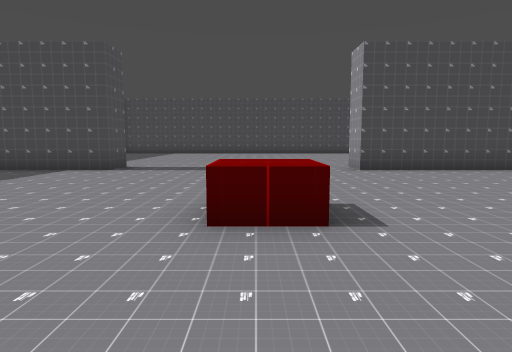
view 1 (above)

12 first-person views from a walk through a level from a Godot 3-D game. The camera is 1.4 m above the floor, tilts 6° down and sees 75° across. The floor is counted in squares, 2 m on a side. Each view is taken from the middle of a square. On the plan, view 1 faces up. The plan holds only what a view shows up to about 10 squares ahead; the rest is blank. Characters and animated objects are not drawn.

view 2
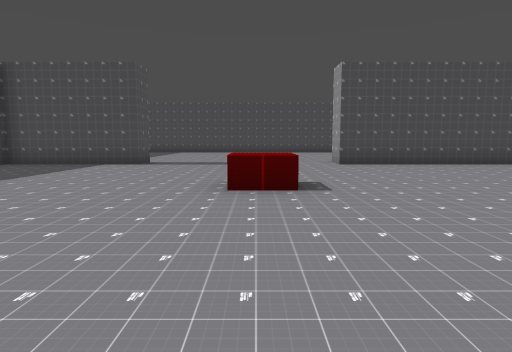

view 3
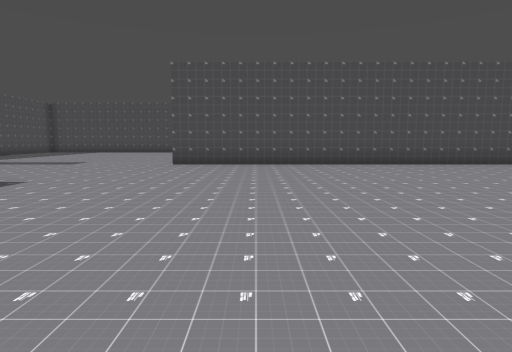

view 4
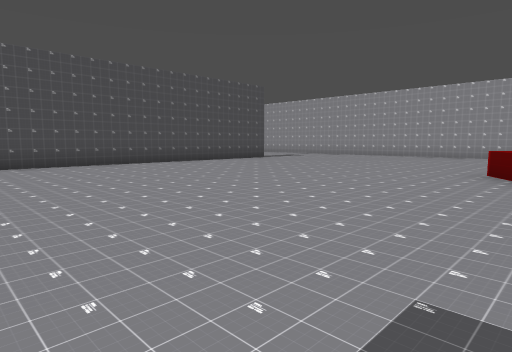

view 5
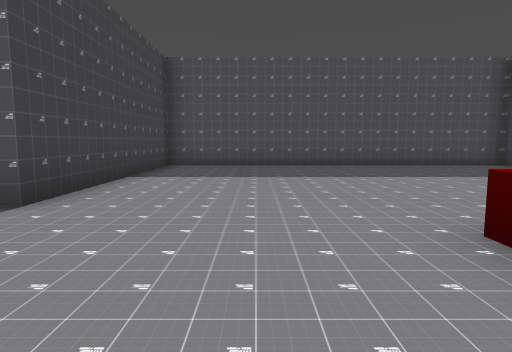

view 6
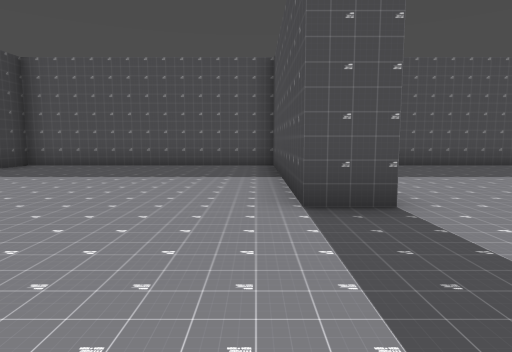

view 7
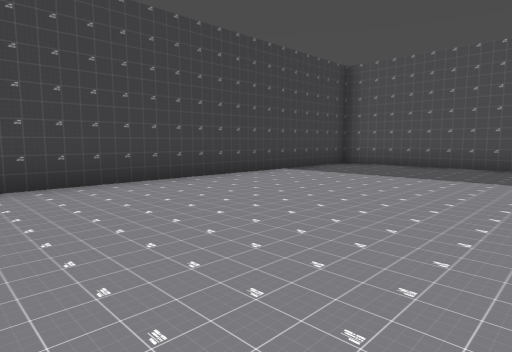

view 8
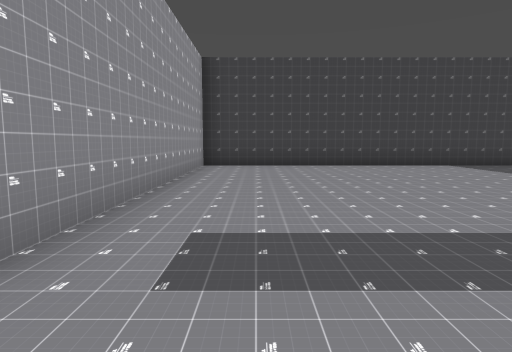

view 9
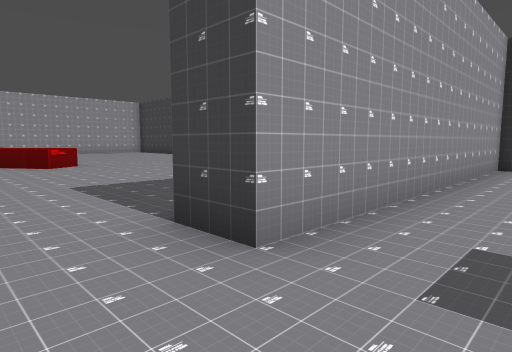

view 10
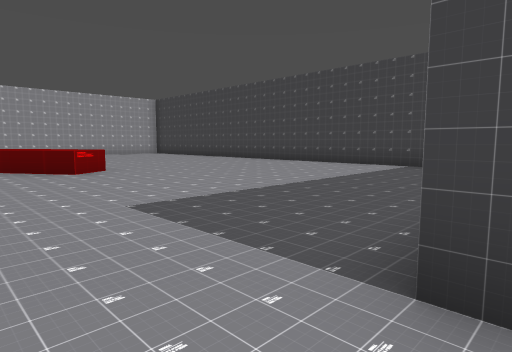

view 11
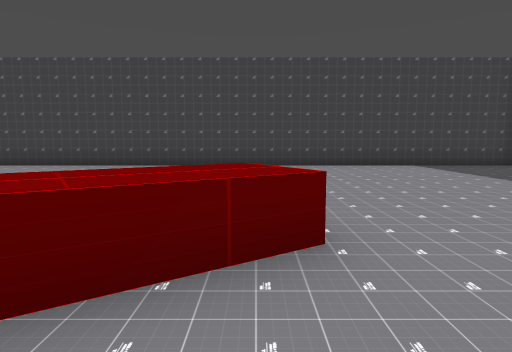

view 12
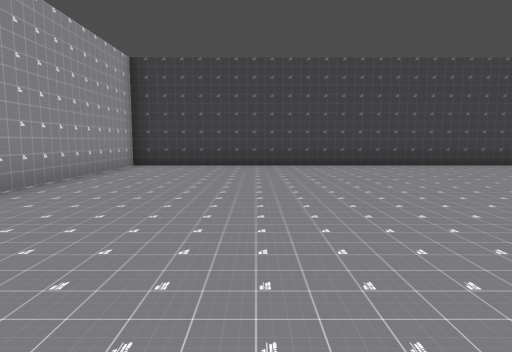

### Floor plan
Points are (right, up) in squares from view 1. A wall is a line through its corners. A room is listed if a view was taken in it or the views show most of it. See-through windows are left out.
Room 1 (views 1, 2, 3, 4, 5, 6, 7, 8, 9, 10, 11, 12)
walls: (12.8, 8) (2.5, 8) (2.5, 9); (-3.5, 9) (-3.5, 8) (-7.5, 8) (-7.5, -1.5) (-1.5, -1.5) (-1.5, -2.5) (-7.5, -2.5) (-7.5, -9.5) (2.5, -9.5) (2.5, -1.5) (3.5, -1.5); (3.6, -9.5) (20.5, -9.5) (20.5, -4.5)
low walls: (0.6, 2.7) (-0.5, 2.7); (12.3, -1) (13, -0.6); (11.1, -3.1) (10.5, -2.2) (12.1, -1.2)

Positions as (right, up) in squares from view 1, and headings:
1: (0, 0), facing up
2: (0, -2), facing up
3: (5, -2), facing up
4: (5, -2), facing up-right
5: (2, 1), facing left
6: (2, -3), facing left
7: (2, -4), facing down-left
8: (1, 0), facing down
9: (1, 0), facing down-right
10: (3, 0), facing down-right
11: (11, 0), facing down
12: (17, 0), facing down
